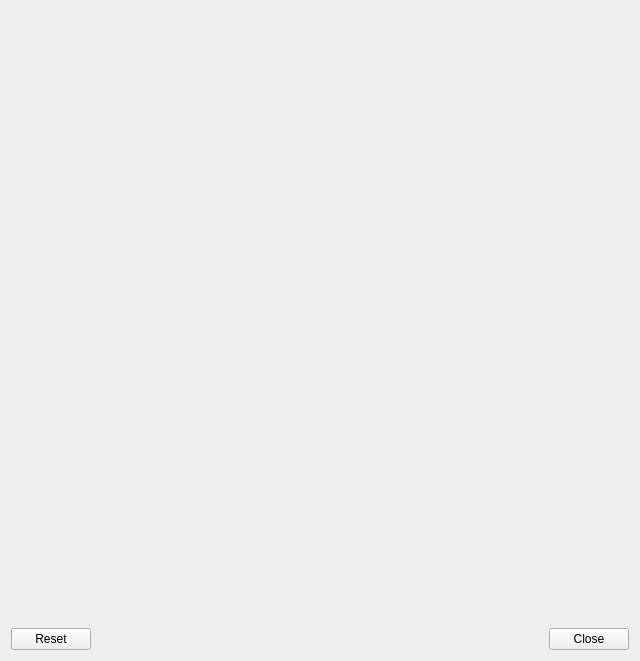
<?xml version="1.0" encoding="UTF-8"?>
<ui version="4.0">
 <class>QFieldCloudDialog</class>
 <widget class="QDialog" name="QFieldCloudDialog">
  <property name="geometry">
   <rect>
    <x>0</x>
    <y>0</y>
    <width>640</width>
    <height>661</height>
   </rect>
  </property>
  <property name="windowTitle">
   <string>QFieldCloud Projects Overview</string>
  </property>
  <layout class="QVBoxLayout" name="verticalLayout">
   <item>
    <layout class="QHBoxLayout" name="headerHLayout">
     <item>
      <widget class="QLabel" name="welcomeLabel">
       <property name="text">
        <string/>
       </property>
       <property name="openExternalLinks">
        <bool>true</bool>
       </property>
      </widget>
     </item>
     <item>
      <spacer name="headerHSpacer">
       <property name="orientation">
        <enum>Qt::Horizontal</enum>
       </property>
       <property name="sizeHint" stdset="0">
        <size>
         <width>40</width>
         <height>20</height>
        </size>
       </property>
      </spacer>
     </item>
     <item>
      <widget class="QLabel" name="avatarLabel">
       <property name="sizePolicy">
        <sizepolicy hsizetype="MinimumExpanding" vsizetype="MinimumExpanding">
         <horstretch>50</horstretch>
         <verstretch>50</verstretch>
        </sizepolicy>
       </property>
       <property name="minimumSize">
        <size>
         <width>50</width>
         <height>50</height>
        </size>
       </property>
       <property name="maximumSize">
        <size>
         <width>50</width>
         <height>50</height>
        </size>
       </property>
       <property name="frameShape">
        <enum>QFrame::NoFrame</enum>
       </property>
       <property name="text">
        <string/>
       </property>
      </widget>
     </item>
    </layout>
   </item>
   <item>
    <widget class="QLabel" name="feedbackLabel">
     <property name="visible">
      <bool>false</bool>
     </property>
     <property name="styleSheet">
      <string notr="true">color: red</string>
     </property>
     <property name="text">
      <string/>
     </property>
     <property name="wordWrap">
      <bool>true</bool>
     </property>
     <property name="textInteractionFlags">
      <set>Qt::TextSelectableByKeyboard|Qt::TextSelectableByMouse</set>
     </property>
    </widget>
   </item>
   <item>
    <widget class="QStackedWidget" name="projectsStack">
     <property name="inputMethodHints">
      <set>Qt::ImhDialableCharactersOnly</set>
     </property>
     <property name="currentIndex">
      <number>2</number>
     </property>
     <widget class="QWidget" name="projectsListPage">
      <property name="sizePolicy">
       <sizepolicy hsizetype="Expanding" vsizetype="Expanding">
        <horstretch>0</horstretch>
        <verstretch>0</verstretch>
       </sizepolicy>
      </property>
      <layout class="QVBoxLayout" name="verticalLayout_2">
       <property name="leftMargin">
        <number>0</number>
       </property>
       <property name="topMargin">
        <number>0</number>
       </property>
       <property name="rightMargin">
        <number>0</number>
       </property>
       <property name="bottomMargin">
        <number>0</number>
       </property>
       <item>
        <widget class="QComboBox" name="projectsType"/>
       </item>
       <item>
        <widget class="QTableWidget" name="projectsTable">
         <property name="sizePolicy">
          <sizepolicy hsizetype="Expanding" vsizetype="Expanding">
           <horstretch>0</horstretch>
           <verstretch>1</verstretch>
          </sizepolicy>
         </property>
         <property name="editTriggers">
          <set>QAbstractItemView::NoEditTriggers</set>
         </property>
         <property name="selectionMode">
          <enum>QAbstractItemView::SingleSelection</enum>
         </property>
         <property name="selectionBehavior">
          <enum>QAbstractItemView::SelectRows</enum>
         </property>
         <property name="sortingEnabled">
          <bool>true</bool>
         </property>
         <attribute name="horizontalHeaderDefaultSectionSize">
          <number>60</number>
         </attribute>
         <attribute name="horizontalHeaderShowSortIndicator" stdset="0">
          <bool>true</bool>
         </attribute>
         <column>
          <property name="text">
           <string>Name</string>
          </property>
         </column>
         <column>
          <property name="text">
           <string>Owner</string>
          </property>
         </column>
         <column>
          <property name="text">
           <string>Local</string>
          </property>
          <property name="toolTip">
           <string>Whether the file has a configured local directory</string>
          </property>
         </column>
        </widget>
       </item>
       <item>
        <layout class="QHBoxLayout" name="projectsActionsHLayout">
         <item>
          <widget class="QPushButton" name="createButton">
           <property name="toolTip">
            <string>Create New Project</string>
           </property>
           <property name="text">
            <string/>
           </property>
           <property name="icon">
            <iconset>
             <normaloff>../resources/cloud_create.svg</normaloff>../resources/cloud_create.svg</iconset>
           </property>
          </widget>
         </item>
         <item>
          <widget class="Line" name="line">
           <property name="orientation">
            <enum>Qt::Vertical</enum>
           </property>
          </widget>
         </item>
         <item>
          <widget class="QPushButton" name="synchronizeButton">
           <property name="toolTip">
            <string>Synchronize Selected Cloud Project</string>
           </property>
           <property name="text">
            <string/>
           </property>
           <property name="icon">
            <iconset>
             <normaloff>../resources/cloud_synchronize.svg</normaloff>../resources/cloud_synchronize.svg</iconset>
           </property>
          </widget>
         </item>
         <item>
          <widget class="QPushButton" name="editButton">
           <property name="toolTip">
            <string>Edit Selected Cloud Project</string>
           </property>
           <property name="text">
            <string/>
           </property>
           <property name="icon">
            <iconset>
             <normaloff>../resources/edit.svg</normaloff>../resources/edit.svg</iconset>
           </property>
          </widget>
         </item>
         <item>
          <widget class="QPushButton" name="openButton">
           <property name="toolTip">
            <string>Open Selected Cloud Project</string>
           </property>
           <property name="text">
            <string/>
           </property>
           <property name="icon">
            <iconset>
             <normaloff>../resources/launch.svg</normaloff>../resources/launch.svg</iconset>
           </property>
          </widget>
         </item>
         <item>
          <widget class="QPushButton" name="deleteButton">
           <property name="toolTip">
            <string>Delete Selected Cloud Project</string>
           </property>
           <property name="text">
            <string/>
           </property>
           <property name="icon">
            <iconset>
             <normaloff>../resources/delete.svg</normaloff>../resources/delete.svg</iconset>
           </property>
          </widget>
         </item>
         <item>
          <spacer name="headerHSpacer">
           <property name="orientation">
            <enum>Qt::Horizontal</enum>
           </property>
           <property name="sizeHint" stdset="0">
            <size>
             <width>40</width>
             <height>20</height>
            </size>
           </property>
          </spacer>
         </item>
         <item>
          <widget class="QPushButton" name="refreshButton">
           <property name="toolTip">
            <string>Refresh Cloud Projects List</string>
           </property>
           <property name="text">
            <string/>
           </property>
           <property name="icon">
            <iconset>
             <normaloff>../resources/refresh.svg</normaloff>../resources/refresh.svg</iconset>
           </property>
          </widget>
         </item>
        </layout>
       </item>
      </layout>
     </widget>
     <widget class="QWidget" name="projectsFormPage">
      <property name="sizePolicy">
       <sizepolicy hsizetype="Expanding" vsizetype="Minimum">
        <horstretch>0</horstretch>
        <verstretch>0</verstretch>
       </sizepolicy>
      </property>
      <layout class="QVBoxLayout" name="projectsSelectButtonLayout" stretch="0,0">
       <property name="leftMargin">
        <number>0</number>
       </property>
       <property name="topMargin">
        <number>0</number>
       </property>
       <property name="rightMargin">
        <number>0</number>
       </property>
       <property name="bottomMargin">
        <number>0</number>
       </property>
       <item>
        <layout class="QHBoxLayout" name="horizontalLayout">
         <item>
          <widget class="QToolButton" name="backButton">
           <property name="text">
            <string>Back</string>
           </property>
           <property name="icon">
            <iconset>
             <normaloff>:/images/themes/default/mActionArrowLeft.svg</normaloff>:/images/themes/default/mActionArrowLeft.svg</iconset>
           </property>
          </widget>
         </item>
         <item>
          <widget class="QLabel" name="projectPropertiesLabel">
           <property name="font">
            <font>
             <weight>75</weight>
             <bold>true</bold>
            </font>
           </property>
           <property name="text">
            <string>Project Properties</string>
           </property>
          </widget>
         </item>
         <item>
          <spacer name="horizontalSpacer">
           <property name="orientation">
            <enum>Qt::Horizontal</enum>
           </property>
           <property name="sizeHint" stdset="0">
            <size>
             <width>40</width>
             <height>20</height>
            </size>
           </property>
          </spacer>
         </item>
        </layout>
       </item>
       <item>
        <widget class="QTabWidget" name="projectTabs">
         <property name="currentIndex">
          <number>0</number>
         </property>
         <widget class="QWidget" name="projectFormTab">
          <attribute name="title">
           <string>Settings</string>
          </attribute>
          <layout class="QVBoxLayout" name="verticalLayout_3">
           <item>
            <widget class="QGroupBox" name="projectsOnlineSettingsGroupBox">
             <property name="title">
              <string>Online Project Settings</string>
             </property>
             <layout class="QGridLayout" name="gridLayout" columnstretch="1,4">
              <item row="1" column="1">
               <widget class="QPlainTextEdit" name="projectDescriptionTextEdit"/>
              </item>
              <item row="0" column="1">
               <widget class="QLineEdit" name="projectNameLineEdit">
                <property name="toolTip">
                 <string>A valid project name consists of at least 3 characters, starting with a letter and containing nothing other than letters, digits, dashes and underscores</string>
                </property>
               </widget>
              </item>
              <item row="1" column="0">
               <widget class="QLabel" name="projectDescriptionLabel">
                <property name="text">
                 <string>Description</string>
                </property>
               </widget>
              </item>
              <item row="3" column="1">
               <layout class="QHBoxLayout" name="projectFormButtonLayout">
                <property name="leftMargin">
                 <number>0</number>
                </property>
                <property name="topMargin">
                 <number>0</number>
                </property>
                <item>
                 <widget class="QCheckBox" name="projectIsPrivateCheckBox">
                  <property name="text">
                   <string>Private</string>
                  </property>
                 </widget>
                </item>
                <item>
                 <spacer name="projectFormButtonSpacer">
                  <property name="orientation">
                   <enum>Qt::Horizontal</enum>
                  </property>
                  <property name="sizeHint" stdset="0">
                   <size>
                    <width>40</width>
                    <height>20</height>
                   </size>
                  </property>
                 </spacer>
                </item>
               </layout>
              </item>
              <item row="2" column="0">
               <widget class="QLabel" name="projectOwnerLabel">
                <property name="text">
                 <string>Owner</string>
                </property>
               </widget>
              </item>
              <item row="2" column="1">
               <layout class="QHBoxLayout" name="projectOwner">
                <item>
                 <widget class="QComboBox" name="projectOwnerComboBox">
                  <property name="sizePolicy">
                   <sizepolicy hsizetype="Expanding" vsizetype="Fixed">
                    <horstretch>0</horstretch>
                    <verstretch>0</verstretch>
                   </sizepolicy>
                  </property>
                 </widget>
                </item>
                <item>
                 <widget class="QToolButton" name="projectOwnerRefreshButton">
                  <property name="toolTip">
                   <string>Refresh the list of available project owners</string>
                  </property>
                  <property name="text">
                   <string>Back</string>
                  </property>
                  <property name="icon">
                   <iconset>
                    <normaloff>../resources/refresh.svg</normaloff>../resources/refresh.svg</iconset>
                  </property>
                 </widget>
                </item>
               </layout>
              </item>
              <item row="0" column="0">
               <widget class="QLabel" name="projectNameLabel">
                <property name="text">
                 <string>Name</string>
                </property>
               </widget>
              </item>
             </layout>
            </widget>
           </item>
           <item>
            <widget class="QGroupBox" name="projectsOfflineSettingsGroupBox">
             <property name="title">
              <string>Local Project Settings</string>
             </property>
             <layout class="QGridLayout" name="gridLayout_2" columnstretch="1,4">
              <item row="0" column="0">
               <widget class="QLabel" name="localDirLabel">
                <property name="text">
                 <string>Local Directory</string>
                </property>
               </widget>
              </item>
              <item row="0" column="1">
               <layout class="QHBoxLayout" name="localDirHBoxLayout">
                <item>
                 <widget class="QLineEdit" name="localDirLineEdit"/>
                </item>
                <item>
                 <widget class="QToolButton" name="localDirButton">
                  <property name="text">
                   <string>...</string>
                  </property>
                 </widget>
                </item>
               </layout>
              </item>
             </layout>
            </widget>
           </item>
           <item>
            <layout class="QHBoxLayout" name="projectFormButtonLayout_2">
             <property name="leftMargin">
              <number>0</number>
             </property>
             <property name="topMargin">
              <number>0</number>
             </property>
             <item>
              <spacer name="projectFormButtonSpacer_2">
               <property name="orientation">
                <enum>Qt::Horizontal</enum>
               </property>
               <property name="sizeHint" stdset="0">
                <size>
                 <width>40</width>
                 <height>20</height>
                </size>
               </property>
              </spacer>
             </item>
             <item>
              <widget class="QPushButton" name="submitButton">
               <property name="text">
                <string>Submit</string>
               </property>
              </widget>
             </item>
            </layout>
           </item>
           <item>
            <widget class="QLabel" name="localDirFeedbackLabel">
             <property name="text">
              <string/>
             </property>
             <property name="wordWrap">
              <bool>true</bool>
             </property>
             <property name="textInteractionFlags">
              <set>Qt::LinksAccessibleByMouse|Qt::TextSelectableByMouse</set>
             </property>
            </widget>
           </item>
          </layout>
         </widget>
         <widget class="QWidget" name="projectMetaTab">
          <attribute name="title">
           <string>Details</string>
          </attribute>
          <layout class="QVBoxLayout" name="verticalLayout_3">
           <item>
            <layout class="QFormLayout" name="formLayout">
             <item row="0" column="0">
              <widget class="QLabel" name="projectUrlLabel">
               <property name="text">
                <string>Project URL</string>
               </property>
              </widget>
             </item>
             <item row="0" column="1">
              <widget class="QLabel" name="projectUrlLabelValue">
               <property name="sizePolicy">
                <sizepolicy hsizetype="Expanding" vsizetype="Minimum">
                 <horstretch>0</horstretch>
                 <verstretch>0</verstretch>
                </sizepolicy>
               </property>
               <property name="text">
                <string/>
               </property>
               <property name="textInteractionFlags">
                <set>Qt::LinksAccessibleByKeyboard|Qt::LinksAccessibleByMouse|Qt::TextBrowserInteraction|Qt::TextSelectableByKeyboard|Qt::TextSelectableByMouse</set>
               </property>
              </widget>
             </item>
             <item row="1" column="0">
              <widget class="QLabel" name="createdAtLabel">
               <property name="text">
                <string>Created At</string>
               </property>
              </widget>
             </item>
             <item row="2" column="0">
              <widget class="QLabel" name="updatedAtLabel">
               <property name="text">
                <string>Updated At</string>
               </property>
              </widget>
             </item>
             <item row="3" column="0">
              <widget class="QLabel" name="lastSyncedAtLabel">
               <property name="text">
                <string>Last Synced At</string>
               </property>
              </widget>
             </item>
             <item row="1" column="1">
              <widget class="QLabel" name="createdAtLabelValue">
               <property name="text">
                <string/>
               </property>
              </widget>
             </item>
             <item row="2" column="1">
              <widget class="QLabel" name="updatedAtLabelValue">
               <property name="text">
                <string/>
               </property>
              </widget>
             </item>
             <item row="3" column="1">
              <widget class="QLabel" name="lastSyncedAtLabelValue">
               <property name="text">
                <string/>
               </property>
              </widget>
             </item>
            </layout>
           </item>
          </layout>
         </widget>
         <widget class="QWidget" name="projectFilesTab">
          <attribute name="title">
           <string>Files</string>
          </attribute>
          <layout class="QVBoxLayout" name="verticalLayout_3">
           <item>
            <widget class="QLabel" name="filesFeedbackLabel">
             <property name="visible">
              <bool>false</bool>
             </property>
             <property name="styleSheet">
              <string notr="true">color: red</string>
             </property>
             <property name="text">
              <string/>
             </property>
             <property name="wordWrap">
              <bool>true</bool>
             </property>
             <property name="textInteractionFlags">
              <set>Qt::TextSelectableByKeyboard|Qt::TextSelectableByMouse</set>
             </property>
            </widget>
           </item>
           <item>
            <widget class="QTreeWidget" name="projectFilesTree">
             <property name="editTriggers">
              <set>QAbstractItemView::NoEditTriggers</set>
             </property>
             <property name="tabKeyNavigation">
              <bool>true</bool>
             </property>
             <property name="showDropIndicator" stdset="0">
              <bool>false</bool>
             </property>
             <property name="columnCount">
              <number>4</number>
             </property>
             <attribute name="headerStretchLastSection">
              <bool>false</bool>
             </attribute>
             <column>
              <property name="text">
               <string>Filename</string>
              </property>
             </column>
             <column>
              <property name="text">
               <string>Size (bytes)</string>
              </property>
             </column>
             <column>
              <property name="text">
               <string>Created at</string>
              </property>
             </column>
             <column>
              <property name="text">
               <string>Actions</string>
              </property>
             </column>
            </widget>
           </item>
           <item>
            <layout class="QHBoxLayout" name="projectFilesButtonLayout">
             <item>
              <widget class="QPushButton" name="projectFilesToggleExpandButton">
               <property name="text">
                <string>Toggle Expand</string>
               </property>
              </widget>
             </item>
             <item>
              <spacer name="projectFilesButtonLayoutSpacer">
               <property name="orientation">
                <enum>Qt::Horizontal</enum>
               </property>
               <property name="sizeHint" stdset="0">
                <size>
                 <width>40</width>
                 <height>20</height>
                </size>
               </property>
              </spacer>
             </item>
            </layout>
           </item>
          </layout>
         </widget>
        </widget>
       </item>
      </layout>
     </widget>
     <widget class="QWidget" name="projectCreatePage">
      <layout class="QVBoxLayout" name="verticalLayout_4">
       <property name="spacing">
        <number>0</number>
       </property>
       <property name="leftMargin">
        <number>0</number>
       </property>
       <property name="topMargin">
        <number>0</number>
       </property>
       <property name="rightMargin">
        <number>0</number>
       </property>
       <property name="bottomMargin">
        <number>0</number>
       </property>
      </layout>
     </widget>
    </widget>
   </item>
   <item>
    <widget class="QDialogButtonBox" name="buttonBox">
     <property name="standardButtons">
      <set>QDialogButtonBox::Close|QDialogButtonBox::Reset</set>
     </property>
    </widget>
   </item>
  </layout>
 </widget>
 <resources/>
 <connections/>
</ui>
